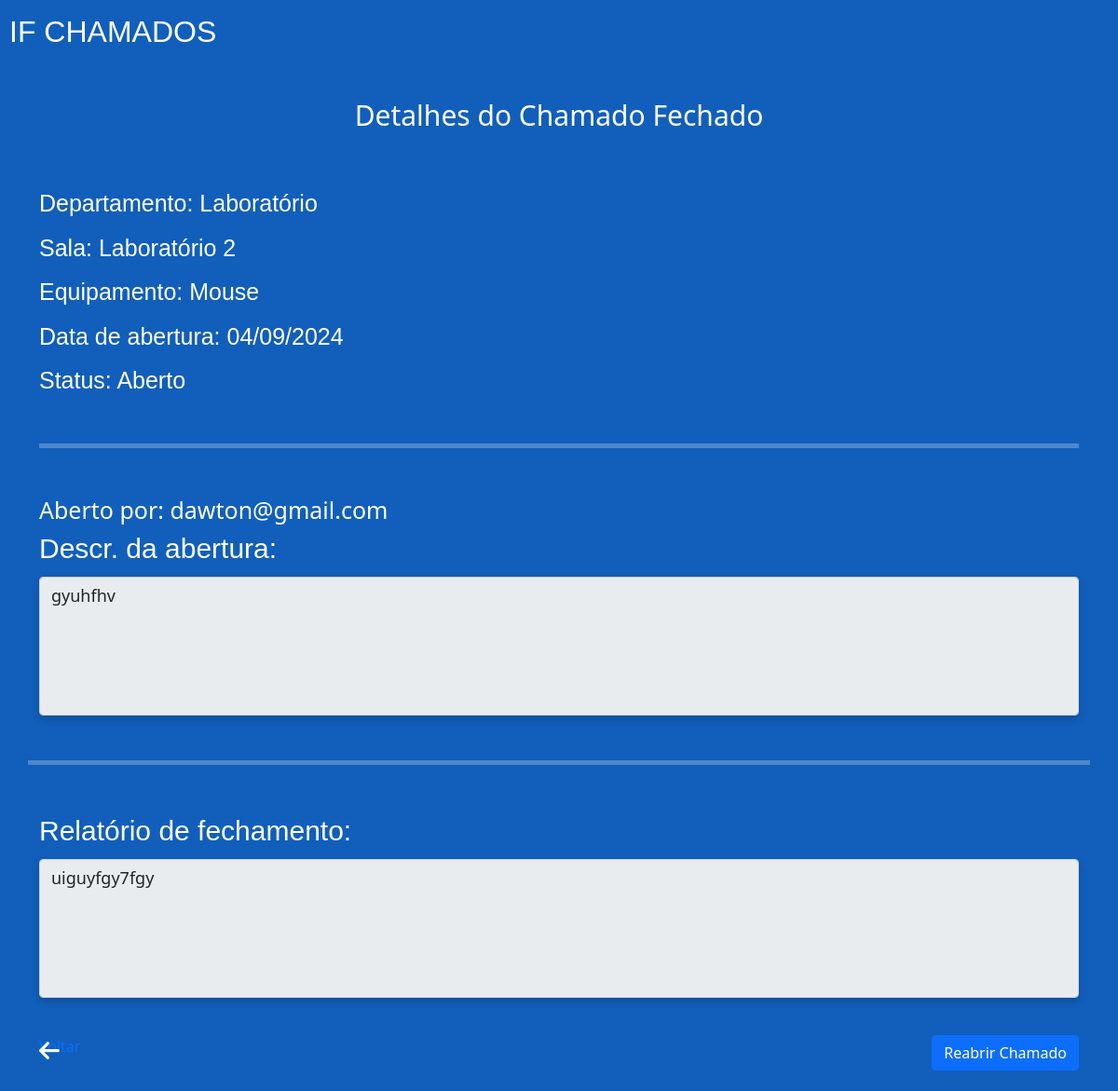
Before: /if-dados/chamado/62/detalhes-fechado/ (signed in) with the older database file.
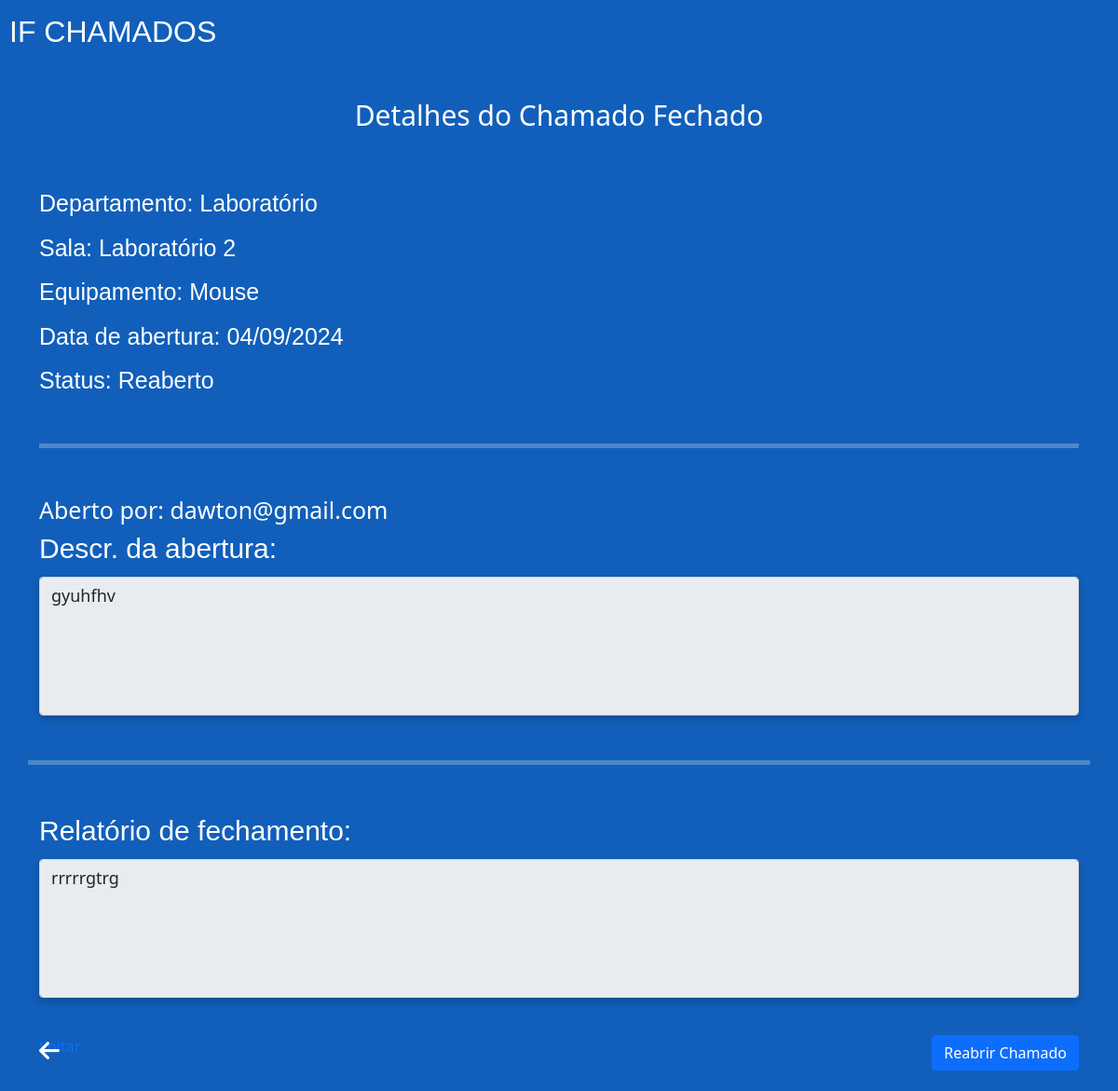
After: the same page with the newer database file.
### if_dados/models.py (models this page shows, shortened)
class Chamado(models.Model):
    class Status(models.TextChoices):
        ABERTO = 'Aberto', 'Aberto'
        FECHADO = 'Fechado', 'Fechado'
        PENDENTE = 'Pendente', 'Pendente'
        REABERTO = 'Reaberto', 'Reaberto'
    usuario = models.ForeignKey(settings.AUTH_USER_MODEL, on_delete=models.CASCADE, default=1)
    status = models.CharField(max_length=10, choices=Status.choices, default=Status.ABERTO)
    departamento = models.CharField(max_length=255)
    sala = models.CharField(max_length=255)
    descricao_problema = models.TextField()
    patrimonio = models.CharField(max_length=50, blank=True, null=True)
    data_abertura = models.DateTimeField(default=timezone.now)
    data_fechamento = models.DateTimeField(blank=True, null=True)
    data_modificacao = models.DateTimeField(blank=True, null=True)
    data_reabertura = models.DateTimeField(blank=True, null=True)
    equipamento = models.CharField(max_length=255, blank=True, null=True)
    especialidade = models.ManyToManyField(Especialidade, blank=True)
    relato_tecnico = models.TextField(blank=True)

### if_dados/views.py (the view)
# urls.py: path('chamado/<int:id>/detalhes-fechado/', views.detalhes_do_chamado_fechado, name='detalhes_do_chamado_fechado'),
@login_required
def detalhes_do_chamado_fechado(request, id):
    chamado = get_object_or_404(Chamado, id=id)
    contexto = {
        'chamado': chamado,
        'usuario_email': request.user.email
    }
    return render(request, 'detalhes-do-chamado-fechado.html', contexto)

### if_dados/templates/detalhes-do-chamado-fechado.html (shortened to what this page needs)
{% load static %}
<!DOCTYPE html>
<html lang="pt-br">
<head>
    <link href="https://cdn.jsdelivr.net/npm/bootstrap@5.0.2/dist/css/bootstrap.min.css" rel="stylesheet">
    <link rel="stylesheet" href="{% static 'css/style.css' %}">
</head>
<body>
    <div class="container-geral">
        <div class="logo text-white">IF CHAMADOS</div>
        <h1 class="text-center text-white mt-5 mb-5">Detalhes do Chamado Fechado</h1>
        <div class="container">
            <div class="row">
                <div class="col-12 informacoes">
                    <div class="setor">Departamento: {{ chamado.departamento }}</div>
                    <div class="sala">Sala: {{ chamado.sala }}</div>
                    <div class="equipamento">Equipamento: {{ chamado.equipamento }}</div>
                    <div class="data-de-abertura">Data de abertura: {{ chamado.data_abertura|date:"d/m/Y" }}</div>
                    <div class="status">Status: {{ chamado.status }}</div>
                </div>
            </div>
            <hr class="text-white mt-5 mb-5">
            <div class="row">
                <div class="col-12 texto-aberto-por text-white">
                    Aberto por: {{ usuario_email }}
                </div>
                <div class="col-12">
                    <label for="area-comentario" class="form-label text-white texto-dropdown caix-desc-abertura">Descr. da abertura:</label>
                    <textarea id="area-comentario" class="form-control area-comentario custom-placeholder sombra" rows="5" readonly>{{ chamado.descricao_problema }}</textarea>
                </div>
                <hr class="text-white mt-5 mb-5">
                <div class="col-12">
                    <label for="area-comentario" class="form-label text-white texto-dropdown caix-desc-abertura">Relatório de fechamento:</label>
                    <textarea id="area-comentario" class="form-control area-comentario custom-placeholder sombra" rows="5" readonly>{{ chamado.relato_tecnico }}</textarea>
                </div>
                <div class="col-12 mt-3">
                    <div class="row">
                        <div class="col-md-6 text-start">
                            <div class="container-botao-voltar mt-4">
                                <div class="icone-voltar">
                                    <a href="{% url 'meus_chamados' %}"><i class="fas fa-arrow-left text-white"></i> Voltar</a>
                                </div>
                            </div>
                        </div>
                        <div class="col-md-6 text-end">
                            <div class="container-botao-reabrir mt-4">
                                <a href="{% url 'reabrir_chamado' chamado.id %}" class="btn btn-primary">Reabrir Chamado</a>
                            </div>
                        </div>
                    </div>
                </div>
            </div>
        </div>
    </div>
</body>
</html>

Changed rows visible on the page:
changed Chamado "Laboratório": status "Aberto" → "Reaberto"; relato_tecnico "uiguyfgy7fgy" → "rrrrrgtrg"
